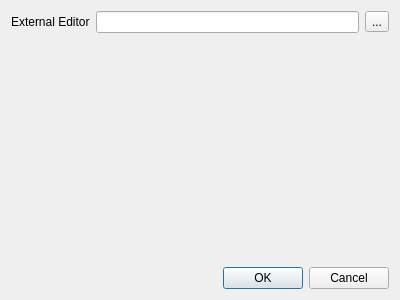
<?xml version="1.0" encoding="UTF-8"?>
<ui version="4.0">
 <class>GGPreferencesDialog</class>
 <widget class="QDialog" name="GGPreferencesDialog">
  <property name="geometry">
   <rect>
    <x>0</x>
    <y>0</y>
    <width>400</width>
    <height>300</height>
   </rect>
  </property>
  <property name="windowTitle">
   <string>Preferences</string>
  </property>
  <layout class="QVBoxLayout" name="verticalLayout">
   <item>
    <layout class="QFormLayout" name="formLayout">
     <item row="0" column="0">
      <widget class="QLabel" name="label">
       <property name="text">
        <string>External Editor</string>
       </property>
      </widget>
     </item>
     <item row="0" column="1">
      <layout class="QHBoxLayout" name="horizontalLayout">
       <item>
        <widget class="QLineEdit" name="txtExternalEditor">
         <property name="readOnly">
          <bool>true</bool>
         </property>
        </widget>
       </item>
       <item>
        <widget class="QToolButton" name="btnBrowseEditor">
         <property name="text">
          <string>...</string>
         </property>
        </widget>
       </item>
      </layout>
     </item>
    </layout>
   </item>
   <item>
    <widget class="QDialogButtonBox" name="buttonBox">
     <property name="orientation">
      <enum>Qt::Horizontal</enum>
     </property>
     <property name="standardButtons">
      <set>QDialogButtonBox::Cancel|QDialogButtonBox::Ok</set>
     </property>
    </widget>
   </item>
  </layout>
 </widget>
 <resources/>
 <connections>
  <connection>
   <sender>buttonBox</sender>
   <signal>accepted()</signal>
   <receiver>GGPreferencesDialog</receiver>
   <slot>accept()</slot>
   <hints>
    <hint type="sourcelabel">
     <x>248</x>
     <y>254</y>
    </hint>
    <hint type="destinationlabel">
     <x>157</x>
     <y>274</y>
    </hint>
   </hints>
  </connection>
  <connection>
   <sender>buttonBox</sender>
   <signal>rejected()</signal>
   <receiver>GGPreferencesDialog</receiver>
   <slot>reject()</slot>
   <hints>
    <hint type="sourcelabel">
     <x>316</x>
     <y>260</y>
    </hint>
    <hint type="destinationlabel">
     <x>286</x>
     <y>274</y>
    </hint>
   </hints>
  </connection>
 </connections>
</ui>
